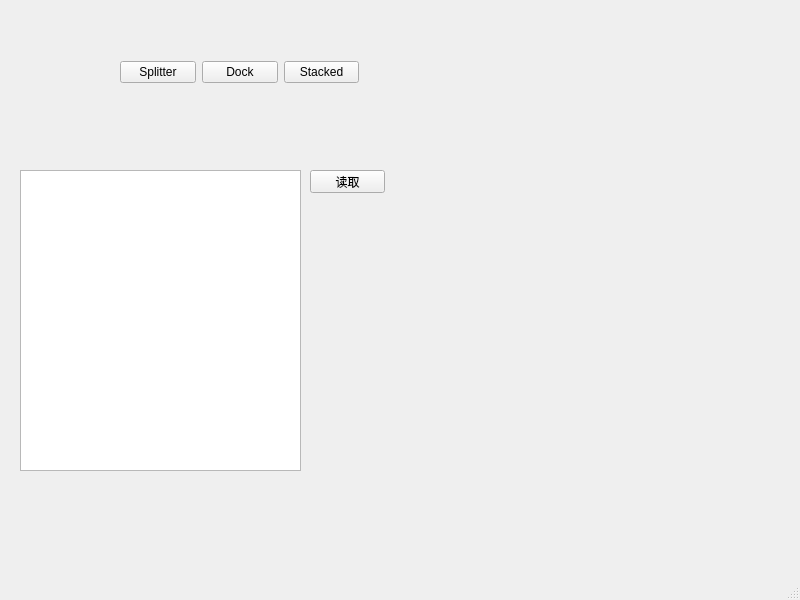
<?xml version="1.0" encoding="UTF-8"?>
<ui version="4.0">
 <class>MainWindow</class>
 <widget class="QMainWindow" name="MainWindow">
  <property name="geometry">
   <rect>
    <x>0</x>
    <y>0</y>
    <width>800</width>
    <height>600</height>
   </rect>
  </property>
  <property name="windowTitle">
   <string>MainWindow</string>
  </property>
  <widget class="QWidget" name="centralwidget">
   <widget class="QPushButton" name="btnRead">
    <property name="geometry">
     <rect>
      <x>310</x>
      <y>170</y>
      <width>75</width>
      <height>23</height>
     </rect>
    </property>
    <property name="text">
     <string>读取</string>
    </property>
   </widget>
   <widget class="QTextEdit" name="textEdit">
    <property name="geometry">
     <rect>
      <x>20</x>
      <y>170</y>
      <width>281</width>
      <height>301</height>
     </rect>
    </property>
   </widget>
   <widget class="QWidget" name="">
    <property name="geometry">
     <rect>
      <x>120</x>
      <y>60</y>
      <width>239</width>
      <height>25</height>
     </rect>
    </property>
    <layout class="QHBoxLayout" name="horizontalLayout">
     <item>
      <widget class="QPushButton" name="btnSplitter">
       <property name="text">
        <string>Splitter</string>
       </property>
      </widget>
     </item>
     <item>
      <widget class="QPushButton" name="btnDock">
       <property name="text">
        <string>Dock</string>
       </property>
      </widget>
     </item>
     <item>
      <widget class="QPushButton" name="btnStacked">
       <property name="text">
        <string>Stacked</string>
       </property>
      </widget>
     </item>
    </layout>
   </widget>
  </widget>
  <widget class="QMenuBar" name="menubar">
   <property name="geometry">
    <rect>
     <x>0</x>
     <y>0</y>
     <width>800</width>
     <height>23</height>
    </rect>
   </property>
  </widget>
  <widget class="QStatusBar" name="statusbar"/>
 </widget>
 <resources/>
 <connections/>
</ui>
